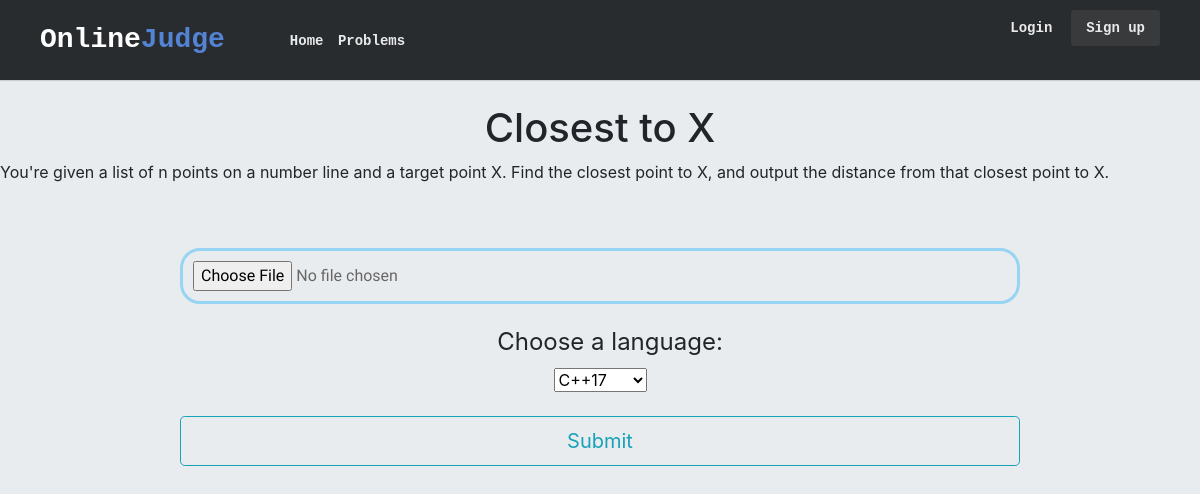
Screenshot of /judge/problems/4/ with the database file from the repository.
### judge/models.py (models this page shows)
class Problem(models.Model):
    problemId = models.IntegerField()
    problemName = models.CharField(max_length=100)
    problemText = models.TextField()
    difficulty = models.CharField(max_length=15)
    solveCount = models.IntegerField()
    score = models.FloatField()

### judge/views.py (the view)
# urls.py: path('problems/<int:problemId>/', views.detail, name='detail'),
def detail(request, problemId):
    problem = get_object_or_404(Problem, pk=problemId)
    return render(request, 'judge/detail.html', {'problem': problem})

### judge/templates/judge/detail.html (shortened to what this page needs)
{% load static %}
<html lang="en">
<head>
    <link rel="stylesheet" href="https://use.fontawesome.com/releases/v5.6.3/css/all.css"
>
    <link rel="stylesheet" href="https://stackpath.bootstrapcdn.com/bootstrap/4.2.1/css/bootstrap.min.css"
>
    <link rel="stylesheet" type="text/css" href="{% static 'judge/css/styles.css' %}">
</head>
<body>
    <header class="oj-header">
        <div class="oj-header-limiter">
            <h1><a href="{% url 'index' %}">Online<span>Judge</span></a></h1>
            <nav>
                <a href="{% url 'index' %}">Home</a>
                <a href="{% url 'problem' %}">Problems</a>
            </nav>
            <ul>
                <li><a href="/login" class="lightbox_trigger">Login</a></li>
                <li><a href="/register" class="lightbox_trigger">Sign up</a></li>
            </ul>
        </div>
    </header>
    <br>
    <h1 align="center">{{problem.problemName}}</h1>
    <p>{{problem.problemText}}</p>
    <br>
    <form enctype="multipart/form-data" action="{% url 'submit' problem.id %}" method="POST">
        <div align="center"><br>
            <input type="FILE" name="solution" id="solution" style="width:70%" required>
            <label for="lang">Choose a language:</label>
            <select name="lang" id="lang">
                <option value="cpp">C++17</option>
            </select>
            <br><br>
            <button type="submit" class="btn btn-outline-info btn-lg" style="height: 50px; width: 70% ">Submit</button>
        </div>
    </form>
</body>
</html>

### judge/static/judge/css/styles.css (style rules this page uses)
body { background-color: #E8ECEF; }
li a { color: green; }
.oj-header { background-color: #292c2f; box-shadow: 0 1px 1px #ccc; padding: 20px 40px; height: 80px; color: #ffffff; box-sizing: border-box; }
.oj-header .oj-header-limiter { max-width: 1200px; text-align: center; margin: 0 auto; }
.oj-header .oj-header-limiter h1 { float: left; font: normal 28px Cookie, Arial, Helvetica, sans-serif; line-height: 40px; margin: 0; }
.oj-header .oj-header-limiter h1 span { color: #5383d3; }
.oj-header .oj-header-limiter a { color: #ffffff; text-decoration: none; }
.oj-header .oj-header-limiter nav { font: 16px Arial, Helvetica, sans-serif; line-height: 40px; float: left; margin: 0 0 0 60px; padding: 0; }
.oj-header .oj-header-limiter nav a { font-size: 14px; display: inline-block; padding: 0 5px; opacity: 0.9; text-decoration: none; line-height: 1; }
.oj-header .oj-header-limiter ul { font: 14px Arial, Helvetica, sans-serif; list-style: none; line-height: 1; float: right; }
.oj-header .oj-header-limiter ul li { display: inline-block; margin-left: 15px; opacity: 0.9; }
.oj-header .oj-header-limiter ul li:last-child a { font-weight: bold; background-color: #3a3c3e; padding: 10px 15px; border-radius: 3px; }
body { margin: 0; padding: 0; }
label, input, textarea { display: block; }
input, textarea { width: 75%; border: none; border-radius: 20px; outline: none; padding: 10px; font-family: 'Sniglet', cursive; font-size: 1em; color: #676767; transition: border 0.5s; -webkit-transition: border 0.5s; -moz-transition: border 0.5s; -o-transition: border 0.5s; border: solid 3px #98d4f3; -webkit-box-sizing: border-box; -moz-box-sizing: border-box; box-sizing: border-box; }
label { font-size: 1.5em; margin-top: 20px; padding-left: 20px; }
a:link { color: black; font-family: Courier; font-weight: bold; text-decoration: none; }

### rows the page displays
Problem: problemName "Closest to X", problemText "You're given a list of n points on a number line and a target point X. Find the closest point to X, and output the distance from that closest point to X."
